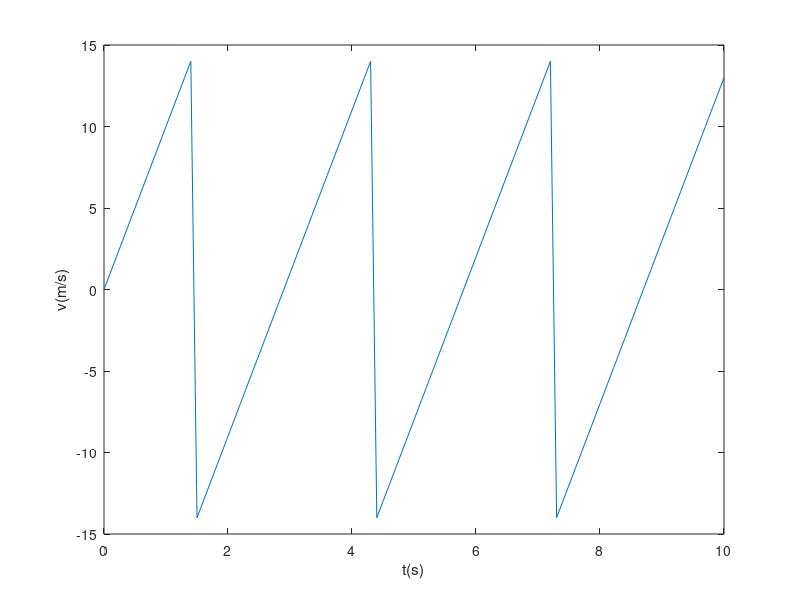
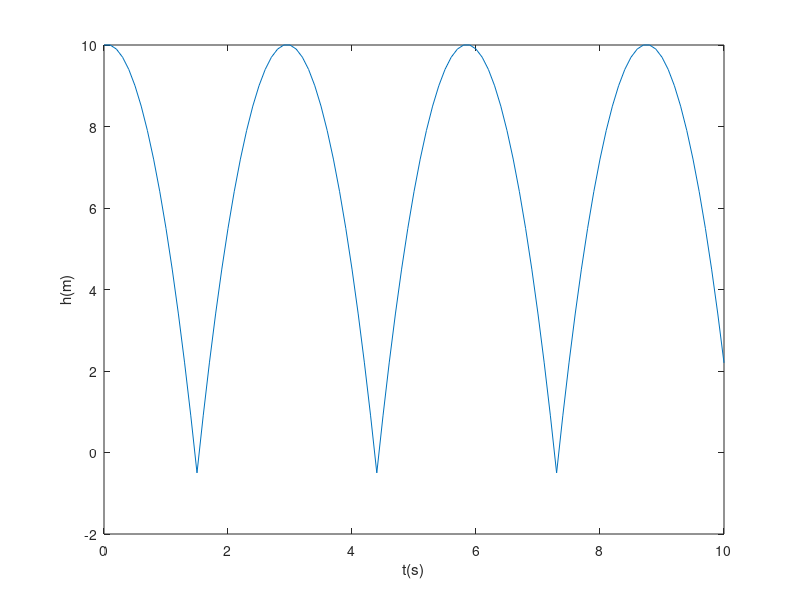

Reproduce these figures in MATLAB, in order.
clear;
clc;
H=10;g=10;v0=0;dt=0.1;
k=1;v(1)=v0;h(1)=H; %k是数组/矩阵下标
for t=0:dt:10
    v(k+1)=v(k)+g*dt;
    h(k+1)=h(k)-v(k)*dt;
    if h(k+1)<0
        v(k+1)=-v(k); %触地后反弹，此时只有速度方向改变，其他量不变
    end
    k=k+1;
end
t=0:dt:10;%因为for语句中t不再是向量，而只是一个数了，所以要再写一遍
figure(1);
plot(t,v(1:length(t)));xlabel('t(s)');ylabel('v(m/s)');
%注意工作区中t与v和h的向量长度不同，所以我们这里需要截断处理
figure(2);
plot(t,h(1:length(t)));xlabel('t(s)');ylabel('h(m)');
%xlabel和ylabel给横纵坐标打标签，即所代表物理含义及单位